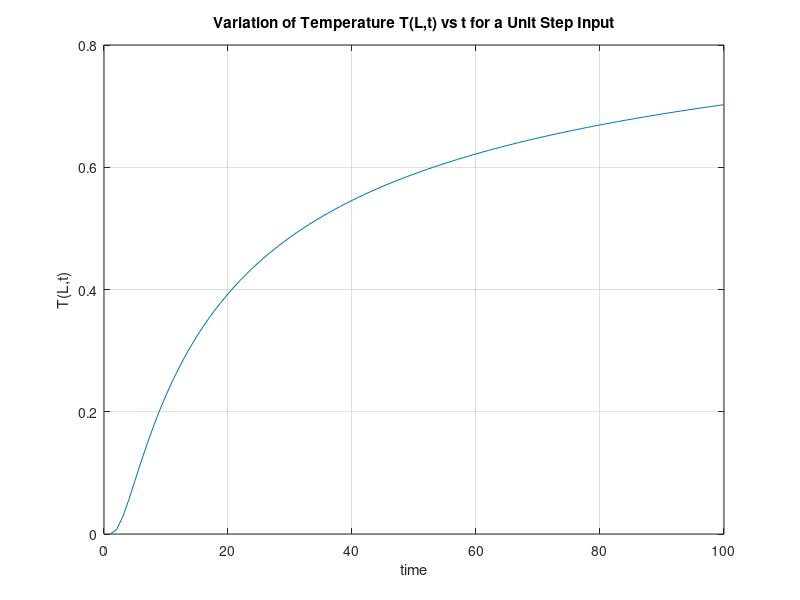
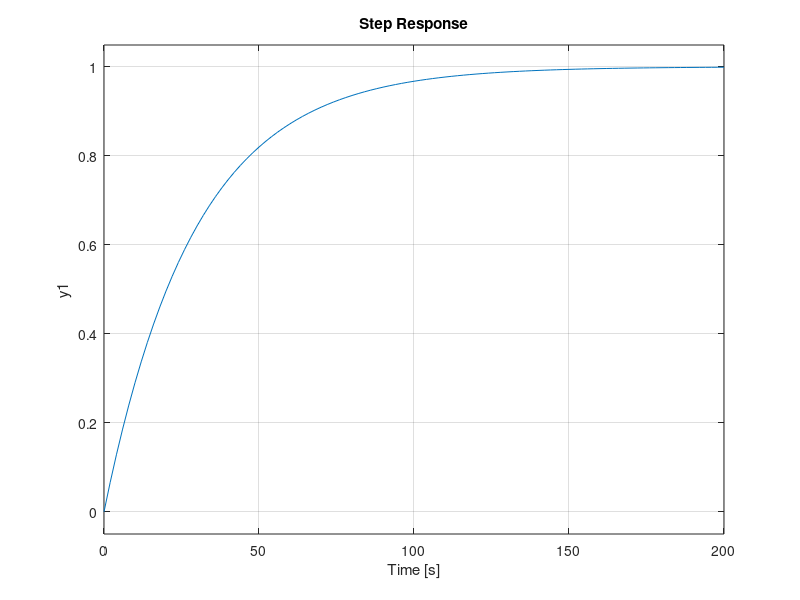
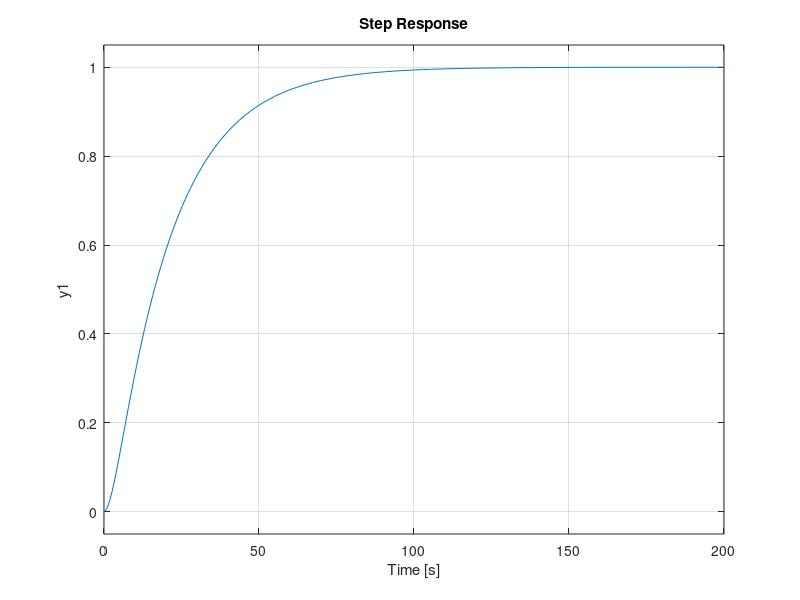
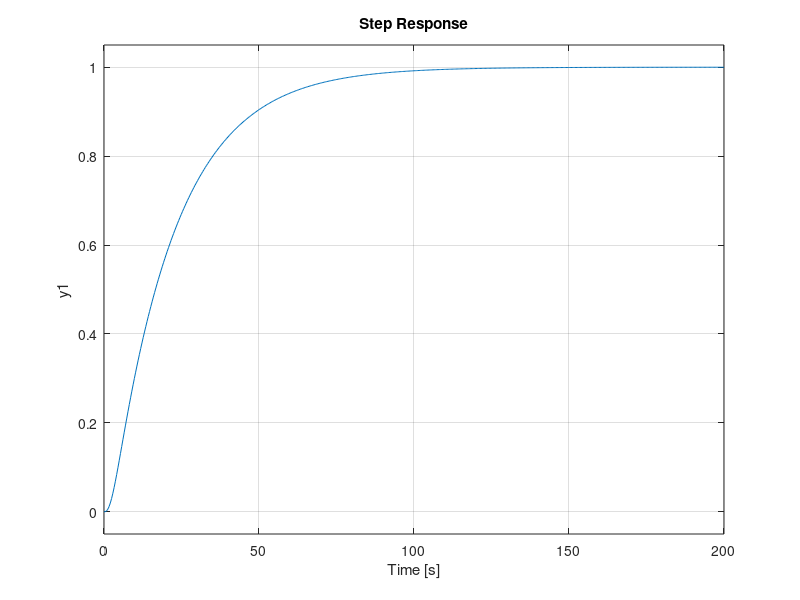

Write the MATLAB code that produced these figures, in order.
%% %%%%%%%%%% Q1 %%%%%%%%%%
%% Var Declr.

L=5
A=4.9
p=2.7
k=0.497
c=0.215
a=k/(p*c)
Te=0
M=1
%% Calculation of  the response
t=1:1:100
i=1
while (i < 101)
   T(i)=Te+(M-Te)*erfc(L/(2*sqrt(a*i)))
   i=i+1
end
%% Plotting the response
plot(t,T)
grid on
title('Variation of Temperature T(L,t) vs t for a Unit Step Input')
xlabel ('time')
ylabel ('T(L,t)')

%% %%%%%%%%%% Q2 %%%%%%%%%%
%% for n=1

tau1=(L^2)/(a)

taue=10^(-5)*tau1

C=10^-6
            
R=taue/C

%% for n=2
L2=L/2

tau2= (L2^2)/(a)

taue2=10^(-5)*tau2

C2=10^-6
            
R2=taue2/C2

%% for n=3
L3=L/3

tau3= (L3^2)/(a)

taue3=10^(-5)*tau3

C3=10^-6
            
R3=taue3/C3

%% for n=5
L5=L/5

tau5= (L5^2)/(a)

taue5=10^(-5)*tau5

C5=10^-6
            
R5=taue5/C2

%% %%%%%%%%%% Q2 %%%%%%%%%%
%% n=1

T1=tf([1],[tau1 1])

figure;
grid on
subplot(1,2,1)
plot(t,T)
subplot(1,2,2)
step(T1)

%% n=2

T2=tf([1],[tau2^2 3*tau2 1])

figure;
grid on
subplot(1,2,1)
plot(t,T)
subplot(1,2,2)
step(T2)

%% n=3

T3=tf([1],[tau3^3 5*tau3^2 7*tau3 1])

figure;
grid on
subplot(1,2,1)
plot(t,T)
subplot(1,2,2)
step(T3)

%% n=5
a=tf([tau5 2],[1])
b=tf([tau5 1],[1])
c= a^4*b-1

T5=1/c

figure;
grid on
subplot(1,2,1)
plot(t,T)
subplot(1,2,2)  
step(T5)




